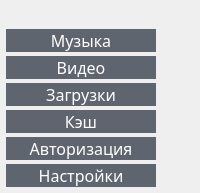
          <widget class="QWidget" name="burger_menu" native="true">
           <property name="sizePolicy">
            <sizepolicy hsizetype="Preferred" vsizetype="Preferred">
             <horstretch>0</horstretch>
             <verstretch>0</verstretch>
            </sizepolicy>
           </property>
           <property name="font">
            <font>
             <kerning>true</kerning>
            </font>
           </property>
           <property name="styleSheet">
            <string notr="true">QWidget#burger_menu
{
	
	background-color: rgb(47, 49, 54);
}</string>
           </property>
           <layout class="QVBoxLayout" name="verticalLayout">
            <property name="spacing">
             <number>4</number>
            </property>
            <property name="leftMargin">
             <number>6</number>
            </property>
            <property name="rightMargin">
             <number>3</number>
            </property>
            <property name="bottomMargin">
             <number>6</number>
            </property>
            <item>
             <widget class="QLabel" name="label_2">
              <property name="sizePolicy">
               <sizepolicy hsizetype="Preferred" vsizetype="Preferred">
                <horstretch>10</horstretch>
                <verstretch>0</verstretch>
               </sizepolicy>
              </property>
              <property name="maximumSize">
               <size>
                <width>150</width>
                <height>150</height>
               </size>
              </property>
              <property name="styleSheet">
               <string notr="true">QLabel#label_2
{
image: url(:/img/cat.png);
}</string>
              </property>
              <property name="text">
               <string/>
              </property>
             </widget>
            </item>
            <item>
             <widget class="QPushButton" name="pushButton_12">
              <property name="sizePolicy">
               <sizepolicy hsizetype="Minimum" vsizetype="Preferred">
                <horstretch>0</horstretch>
                <verstretch>0</verstretch>
               </sizepolicy>
              </property>
              <property name="minimumSize">
               <size>
                <width>10</width>
                <height>10</height>
               </size>
              </property>
              <property name="maximumSize">
               <size>
                <width>150</width>
                <height>50</height>
               </size>
              </property>
              <property name="palette">
               <palette>
                <active>
                 <colorrole role="Button">
                  <brush brushstyle="SolidPattern">
                   <color alpha="255">
                    <red>95</red>
                    <green>101</green>
                    <blue>111</blue>
                   </color>
                  </brush>
                 </colorrole>
                 <colorrole role="ButtonText">
                  <brush brushstyle="SolidPattern">
                   <color alpha="255">
                    <red>255</red>
                    <green>255</green>
                    <blue>255</blue>
                   </color>
                  </brush>
                 </colorrole>
                 <colorrole role="Base">
                  <brush brushstyle="SolidPattern">
                   <color alpha="255">
                    <red>95</red>
                    <green>101</green>
                    <blue>111</blue>
                   </color>
                  </brush>
                 </colorrole>
                 <colorrole role="Window">
                  <brush brushstyle="SolidPattern">
                   <color alpha="255">
                    <red>95</red>
                    <green>101</green>
                    <blue>111</blue>
                   </color>
                  </brush>
                 </colorrole>
                </active>
                <inactive>
                 <colorrole role="Button">
                  <brush brushstyle="SolidPattern">
                   <color alpha="255">
                    <red>95</red>
                    <green>101</green>
                    <blue>111</blue>
                   </color>
                  </brush>
                 </colorrole>
                 <colorrole role="ButtonText">
                  <brush brushstyle="SolidPattern">
                   <color alpha="255">
                    <red>255</red>
                    <green>255</green>
                    <blue>255</blue>
                   </color>
                  </brush>
                 </colorrole>
                 <colorrole role="Base">
                  <brush brushstyle="SolidPattern">
                   <color alpha="255">
                    <red>95</red>
                    <green>101</green>
                    <blue>111</blue>
                   </color>
                  </brush>
                 </colorrole>
                 <colorrole role="Window">
                  <brush brushstyle="SolidPattern">
                   <color alpha="255">
                    <red>95</red>
                    <green>101</green>
                    <blue>111</blue>
                   </color>
                  </brush>
                 </colorrole>
                </inactive>
                <disabled>
                 <colorrole role="Button">
                  <brush brushstyle="SolidPattern">
                   <color alpha="255">
                    <red>95</red>
                    <green>101</green>
                    <blue>111</blue>
                   </color>
                  </brush>
                 </colorrole>
                 <colorrole role="ButtonText">
                  <brush brushstyle="SolidPattern">
                   <color alpha="255">
                    <red>120</red>
                    <green>120</green>
                    <blue>120</blue>
                   </color>
                  </brush>
                 </colorrole>
                 <colorrole role="Base">
                  <brush brushstyle="SolidPattern">
                   <color alpha="255">
                    <red>95</red>
                    <green>101</green>
                    <blue>111</blue>
                   </color>
                  </brush>
                 </colorrole>
                 <colorrole role="Window">
                  <brush brushstyle="SolidPattern">
                   <color alpha="255">
                    <red>95</red>
                    <green>101</green>
                    <blue>111</blue>
                   </color>
                  </brush>
                 </colorrole>
                </disabled>
               </palette>
              </property>
              <property name="font">
               <font>
                <family>Calibri Light</family>
                <pointsize>12</pointsize>
                <weight>50</weight>
                <bold>false</bold>
               </font>
              </property>
              <property name="styleSheet">
               <string notr="true">QPushButton#pushButton_12
{
	background-color: rgb(95, 101, 111);
	border-radius:0px; 
	border: 0px;
}
QPushButton#pushButton_12:hover
{
	background-color: rgb(130, 138, 151);
	border-radius:0px; 
	border: 0px;
}</string>
              </property>
              <property name="text">
               <string>Музыка</string>
              </property>
             </widget>
            </item>
            <item>
             <widget class="QPushButton" name="pushButton_13">
              <property name="sizePolicy">
               <sizepolicy hsizetype="Minimum" vsizetype="Preferred">
                <horstretch>0</horstretch>
                <verstretch>0</verstretch>
               </sizepolicy>
              </property>
              <property name="maximumSize">
               <size>
                <width>150</width>
                <height>50</height>
               </size>
              </property>
              <property name="palette">
               <palette>
                <active>
                 <colorrole role="Button">
                  <brush brushstyle="SolidPattern">
                   <color alpha="255">
                    <red>95</red>
                    <green>101</green>
                    <blue>111</blue>
                   </color>
                  </brush>
                 </colorrole>
                 <colorrole role="ButtonText">
                  <brush brushstyle="SolidPattern">
                   <color alpha="255">
                    <red>255</red>
                    <green>255</green>
                    <blue>255</blue>
                   </color>
                  </brush>
                 </colorrole>
                 <colorrole role="Base">
                  <brush brushstyle="SolidPattern">
                   <color alpha="255">
                    <red>95</red>
                    <green>101</green>
                    <blue>111</blue>
                   </color>
                  </brush>
                 </colorrole>
                 <colorrole role="Window">
                  <brush brushstyle="SolidPattern">
                   <color alpha="255">
                    <red>95</red>
                    <green>101</green>
                    <blue>111</blue>
                   </color>
                  </brush>
                 </colorrole>
                </active>
                <inactive>
                 <colorrole role="Button">
                  <brush brushstyle="SolidPattern">
                   <color alpha="255">
                    <red>95</red>
                    <green>101</green>
                    <blue>111</blue>
                   </color>
                  </brush>
                 </colorrole>
                 <colorrole role="ButtonText">
                  <brush brushstyle="SolidPattern">
                   <color alpha="255">
                    <red>255</red>
                    <green>255</green>
                    <blue>255</blue>
                   </color>
                  </brush>
                 </colorrole>
                 <colorrole role="Base">
                  <brush brushstyle="SolidPattern">
                   <color alpha="255">
                    <red>95</red>
                    <green>101</green>
                    <blue>111</blue>
                   </color>
                  </brush>
                 </colorrole>
                 <colorrole role="Window">
                  <brush brushstyle="SolidPattern">
                   <color alpha="255">
                    <red>95</red>
                    <green>101</green>
                    <blue>111</blue>
                   </color>
                  </brush>
                 </colorrole>
                </inactive>
                <disabled>
                 <colorrole role="Button">
                  <brush brushstyle="SolidPattern">
                   <color alpha="255">
                    <red>95</red>
                    <green>101</green>
                    <blue>111</blue>
                   </color>
                  </brush>
                 </colorrole>
                 <colorrole role="ButtonText">
                  <brush brushstyle="SolidPattern">
                   <color alpha="255">
                    <red>120</red>
                    <green>120</green>
                    <blue>120</blue>
                   </color>
                  </brush>
                 </colorrole>
                 <colorrole role="Base">
                  <brush brushstyle="SolidPattern">
                   <color alpha="255">
                    <red>95</red>
                    <green>101</green>
                    <blue>111</blue>
                   </color>
                  </brush>
                 </colorrole>
                 <colorrole role="Window">
                  <brush brushstyle="SolidPattern">
                   <color alpha="255">
                    <red>95</red>
                    <green>101</green>
                    <blue>111</blue>
                   </color>
                  </brush>
                 </colorrole>
                </disabled>
               </palette>
              </property>
              <property name="font">
               <font>
                <family>Calibri Light</family>
                <pointsize>12</pointsize>
               </font>
              </property>
              <property name="styleSheet">
               <string notr="true">QPushButton#pushButton_13
{
	background-color: rgb(95, 101, 111);
	border-radius:0px; 
	border: 0px;
}
QPushButton#pushButton_13:hover
{
	background-color: rgb(130, 138, 151);
	border-radius:0px; 
	border: 0px;
}</string>
              </property>
              <property name="text">
               <string>Видео</string>
              </property>
             </widget>
            </item>
            <item>
             <widget class="QPushButton" name="pushButton_11">
              <property name="sizePolicy">
               <sizepolicy hsizetype="Minimum" vsizetype="Preferred">
                <horstretch>0</horstretch>
                <verstretch>0</verstretch>
               </sizepolicy>
              </property>
              <property name="maximumSize">
               <size>
                <width>150</width>
                <height>50</height>
               </size>
              </property>
              <property name="palette">
               <palette>
                <active>
                 <colorrole role="Button">
                  <brush brushstyle="SolidPattern">
                   <color alpha="255">
                    <red>95</red>
                    <green>101</green>
                    <blue>111</blue>
                   </color>
                  </brush>
                 </colorrole>
                 <colorrole role="ButtonText">
                  <brush brushstyle="SolidPattern">
                   <color alpha="255">
                    <red>255</red>
                    <green>255</green>
                    <blue>255</blue>
                   </color>
                  </brush>
                 </colorrole>
                 <colorrole role="Base">
                  <brush brushstyle="SolidPattern">
                   <color alpha="255">
                    <red>95</red>
                    <green>101</green>
                    <blue>111</blue>
                   </color>
                  </brush>
                 </colorrole>
                 <colorrole role="Window">
                  <brush brushstyle="SolidPattern">
                   <color alpha="255">
                    <red>95</red>
                    <green>101</green>
                    <blue>111</blue>
                   </color>
                  </brush>
                 </colorrole>
                </active>
                <inactive>
                 <colorrole role="Button">
                  <brush brushstyle="SolidPattern">
                   <color alpha="255">
                    <red>95</red>
                    <green>101</green>
                    <blue>111</blue>
                   </color>
                  </brush>
                 </colorrole>
                 <colorrole role="ButtonText">
                  <brush brushstyle="SolidPattern">
                   <color alpha="255">
                    <red>255</red>
                    <green>255</green>
                    <blue>255</blue>
                   </color>
                  </brush>
                 </colorrole>
                 <colorrole role="Base">
                  <brush brushstyle="SolidPattern">
                   <color alpha="255">
                    <red>95</red>
                    <green>101</green>
                    <blue>111</blue>
                   </color>
                  </brush>
                 </colorrole>
                 <colorrole role="Window">
                  <brush brushstyle="SolidPattern">
                   <color alpha="255">
                    <red>95</red>
                    <green>101</green>
                    <blue>111</blue>
                   </color>
                  </brush>
                 </colorrole>
                </inactive>
                <disabled>
                 <colorrole role="Button">
                  <brush brushstyle="SolidPattern">
                   <color alpha="255">
                    <red>95</red>
                    <green>101</green>
                    <blue>111</blue>
                   </color>
                  </brush>
                 </colorrole>
                 <colorrole role="ButtonText">
                  <brush brushstyle="SolidPattern">
                   <color alpha="255">
                    <red>120</red>
                    <green>120</green>
                    <blue>120</blue>
                   </color>
                  </brush>
                 </colorrole>
                 <colorrole role="Base">
                  <brush brushstyle="SolidPattern">
                   <color alpha="255">
                    <red>95</red>
                    <green>101</green>
                    <blue>111</blue>
                   </color>
                  </brush>
                 </colorrole>
                 <colorrole role="Window">
                  <brush brushstyle="SolidPattern">
                   <color alpha="255">
                    <red>95</red>
                    <green>101</green>
                    <blue>111</blue>
                   </color>
                  </brush>
                 </colorrole>
                </disabled>
               </palette>
              </property>
              <property name="font">
               <font>
                <family>Calibri Light</family>
                <pointsize>12</pointsize>
               </font>
              </property>
              <property name="styleSheet">
               <string notr="true">QPushButton#pushButton_11
{
	background-color: rgb(95, 101, 111);
	border-radius:0px; 
	border: 0px;
}
QPushButton#pushButton_11:hover
{
	background-color: rgb(130, 138, 151);
	border-radius:0px; 
	border: 0px;
}</string>
              </property>
              <property name="text">
               <string>Загрузки</string>
              </property>
             </widget>
            </item>
            <item>
             <widget class="QPushButton" name="pushButton_16">
              <property name="sizePolicy">
               <sizepolicy hsizetype="Minimum" vsizetype="Preferred">
                <horstretch>0</horstretch>
                <verstretch>0</verstretch>
               </sizepolicy>
              </property>
              <property name="maximumSize">
               <size>
                <width>150</width>
                <height>50</height>
               </size>
              </property>
              <property name="palette">
               <palette>
                <active>
                 <colorrole role="Button">
                  <brush brushstyle="SolidPattern">
                   <color alpha="255">
                    <red>95</red>
                    <green>101</green>
                    <blue>111</blue>
                   </color>
                  </brush>
                 </colorrole>
                 <colorrole role="ButtonText">
                  <brush brushstyle="SolidPattern">
                   <color alpha="255">
                    <red>255</red>
                    <green>255</green>
                    <blue>255</blue>
                   </color>
                  </brush>
                 </colorrole>
                 <colorrole role="Base">
                  <brush brushstyle="SolidPattern">
                   <color alpha="255">
                    <red>95</red>
                    <green>101</green>
                    <blue>111</blue>
                   </color>
                  </brush>
                 </colorrole>
                 <colorrole role="Window">
                  <brush brushstyle="SolidPattern">
                   <color alpha="255">
                    <red>95</red>
                    <green>101</green>
                    <blue>111</blue>
                   </color>
                  </brush>
                 </colorrole>
                </active>
                <inactive>
                 <colorrole role="Button">
                  <brush brushstyle="SolidPattern">
                   <color alpha="255">
                    <red>95</red>
                    <green>101</green>
                    <blue>111</blue>
                   </color>
                  </brush>
                 </colorrole>
                 <colorrole role="ButtonText">
                  <brush brushstyle="SolidPattern">
                   <color alpha="255">
                    <red>255</red>
                    <green>255</green>
                    <blue>255</blue>
                   </color>
                  </brush>
                 </colorrole>
                 <colorrole role="Base">
                  <brush brushstyle="SolidPattern">
                   <color alpha="255">
                    <red>95</red>
                    <green>101</green>
                    <blue>111</blue>
                   </color>
                  </brush>
                 </colorrole>
                 <colorrole role="Window">
                  <brush brushstyle="SolidPattern">
                   <color alpha="255">
                    <red>95</red>
                    <green>101</green>
                    <blue>111</blue>
                   </color>
                  </brush>
                 </colorrole>
                </inactive>
                <disabled>
                 <colorrole role="Button">
                  <brush brushstyle="SolidPattern">
                   <color alpha="255">
                    <red>95</red>
                    <green>101</green>
                    <blue>111</blue>
                   </color>
                  </brush>
                 </colorrole>
                 <colorrole role="ButtonText">
                  <brush brushstyle="SolidPattern">
                   <color alpha="255">
                    <red>120</red>
                    <green>120</green>
                    <blue>120</blue>
                   </color>
                  </brush>
                 </colorrole>
                 <colorrole role="Base">
                  <brush brushstyle="SolidPattern">
                   <color alpha="255">
                    <red>95</red>
                    <green>101</green>
                    <blue>111</blue>
                   </color>
                  </brush>
                 </colorrole>
                 <colorrole role="Window">
                  <brush brushstyle="SolidPattern">
                   <color alpha="255">
                    <red>95</red>
                    <green>101</green>
                    <blue>111</blue>
                   </color>
                  </brush>
                 </colorrole>
                </disabled>
               </palette>
              </property>
              <property name="font">
               <font>
                <family>Calibri Light</family>
                <pointsize>12</pointsize>
               </font>
              </property>
              <property name="styleSheet">
               <string notr="true">QPushButton#pushButton_16
{
	background-color: rgb(95, 101, 111);
	border-radius:0px; 
	border: 0px;
}
QPushButton#pushButton_16:hover
{
	background-color: rgb(130, 138, 151);
	border-radius:0px; 
	border: 0px;
}</string>
              </property>
              <property name="text">
               <string>Кэш</string>
              </property>
             </widget>
            </item>
            <item>
             <widget class="QPushButton" name="pushButton_15">
              <property name="sizePolicy">
               <sizepolicy hsizetype="Minimum" vsizetype="Preferred">
                <horstretch>0</horstretch>
                <verstretch>0</verstretch>
               </sizepolicy>
              </property>
              <property name="maximumSize">
               <size>
                <width>150</width>
                <height>50</height>
               </size>
              </property>
              <property name="palette">
               <palette>
                <active>
                 <colorrole role="Button">
                  <brush brushstyle="SolidPattern">
                   <color alpha="255">
                    <red>95</red>
                    <green>101</green>
                    <blue>111</blue>
                   </color>
                  </brush>
                 </colorrole>
                 <colorrole role="ButtonText">
                  <brush brushstyle="SolidPattern">
                   <color alpha="255">
                    <red>255</red>
                    <green>255</green>
                    <blue>255</blue>
                   </color>
                  </brush>
                 </colorrole>
                 <colorrole role="Base">
                  <brush brushstyle="SolidPattern">
                   <color alpha="255">
                    <red>95</red>
                    <green>101</green>
                    <blue>111</blue>
                   </color>
                  </brush>
                 </colorrole>
                 <colorrole role="Window">
                  <brush brushstyle="SolidPattern">
                   <color alpha="255">
                    <red>95</red>
                    <green>101</green>
                    <blue>111</blue>
                   </color>
                  </brush>
                 </colorrole>
                </active>
                <inactive>
                 <colorrole role="Button">
                  <brush brushstyle="SolidPattern">
                   <color alpha="255">
                    <red>95</red>
                    <green>101</green>
                    <blue>111</blue>
                   </color>
                  </brush>
                 </colorrole>
                 <colorrole role="ButtonText">
                  <brush brushstyle="SolidPattern">
                   <color alpha="255">
                    <red>255</red>
                    <green>255</green>
                    <blue>255</blue>
                   </color>
                  </brush>
                 </colorrole>
                 <colorrole role="Base">
                  <brush brushstyle="SolidPattern">
                   <color alpha="255">
                    <red>95</red>
                    <green>101</green>
                    <blue>111</blue>
                   </color>
                  </brush>
                 </colorrole>
                 <colorrole role="Window">
                  <brush brushstyle="SolidPattern">
                   <color alpha="255">
                    <red>95</red>
                    <green>101</green>
                    <blue>111</blue>
                   </color>
                  </brush>
                 </colorrole>
                </inactive>
                <disabled>
                 <colorrole role="Button">
                  <brush brushstyle="SolidPattern">
                   <color alpha="255">
                    <red>95</red>
                    <green>101</green>
                    <blue>111</blue>
                   </color>
                  </brush>
                 </colorrole>
                 <colorrole role="ButtonText">
                  <brush brushstyle="SolidPattern">
                   <color alpha="255">
                    <red>120</red>
                    <green>120</green>
                    <blue>120</blue>
                   </color>
                  </brush>
                 </colorrole>
                 <colorrole role="Base">
                  <brush brushstyle="SolidPattern">
                   <color alpha="255">
                    <red>95</red>
                    <green>101</green>
                    <blue>111</blue>
                   </color>
                  </brush>
                 </colorrole>
                 <colorrole role="Window">
                  <brush brushstyle="SolidPattern">
                   <color alpha="255">
                    <red>95</red>
                    <green>101</green>
                    <blue>111</blue>
                   </color>
                  </brush>
                 </colorrole>
                </disabled>
               </palette>
              </property>
              <property name="font">
               <font>
                <family>Calibri Light</family>
                <pointsize>12</pointsize>
               </font>
              </property>
              <property name="styleSheet">
               <string notr="true">QPushButton#pushButton_15
{
	background-color: rgb(95, 101, 111);
	border-radius:0px; 
	border: 0px;
}
QPushButton#pushButton_15:hover
{
	background-color: rgb(130, 138, 151);
	border-radius:0px; 
	border: 0px;
}</string>
              </property>
              <property name="text">
               <string> Авторизация </string>
              </property>
             </widget>
            </item>
            <item>
             <widget class="QPushButton" name="pushButton_17">
              <property name="sizePolicy">
               <sizepolicy hsizetype="Minimum" vsizetype="Preferred">
                <horstretch>0</horstretch>
                <verstretch>0</verstretch>
               </sizepolicy>
              </property>
              <property name="maximumSize">
               <size>
                <width>150</width>
                <height>50</height>
               </size>
              </property>
              <property name="palette">
               <palette>
                <active>
                 <colorrole role="Button">
                  <brush brushstyle="SolidPattern">
                   <color alpha="255">
                    <red>95</red>
                    <green>101</green>
                    <blue>111</blue>
                   </color>
                  </brush>
                 </colorrole>
                 <colorrole role="ButtonText">
                  <brush brushstyle="SolidPattern">
                   <color alpha="255">
                    <red>255</red>
                    <green>255</green>
                    <blue>255</blue>
                   </color>
                  </brush>
                 </colorrole>
                 <colorrole role="Base">
                  <brush brushstyle="SolidPattern">
                   <color alpha="255">
                    <red>95</red>
                    <green>101</green>
                    <blue>111</blue>
                   </color>
                  </brush>
                 </colorrole>
                 <colorrole role="Window">
                  <brush brushstyle="SolidPattern">
                   <color alpha="255">
                    <red>95</red>
                    <green>101</green>
                    <blue>111</blue>
                   </color>
                  </brush>
                 </colorrole>
                </active>
                <inactive>
                 <colorrole role="Button">
                  <brush brushstyle="SolidPattern">
                   <color alpha="255">
                    <red>95</red>
                    <green>101</green>
                    <blue>111</blue>
                   </color>
                  </brush>
                 </colorrole>
                 <colorrole role="ButtonText">
                  <brush brushstyle="SolidPattern">
                   <color alpha="255">
                    <red>255</red>
                    <green>255</green>
                    <blue>255</blue>
                   </color>
                  </brush>
                 </colorrole>
                 <colorrole role="Base">
                  <brush brushstyle="SolidPattern">
                   <color alpha="255">
                    <red>95</red>
                    <green>101</green>
                    <blue>111</blue>
                   </color>
                  </brush>
                 </colorrole>
                 <colorrole role="Window">
                  <brush brushstyle="SolidPattern">
                   <color alpha="255">
                    <red>95</red>
                    <green>101</green>
                    <blue>111</blue>
                   </color>
                  </brush>
                 </colorrole>
                </inactive>
                <disabled>
                 <colorrole role="Button">
                  <brush brushstyle="SolidPattern">
                   <color alpha="255">
                    <red>95</red>
                    <green>101</green>
                    <blue>111</blue>
                   </color>
                  </brush>
                 </colorrole>
                 <colorrole role="ButtonText">
                  <brush brushstyle="SolidPattern">
                   <color alpha="255">
                    <red>120</red>
                    <green>120</green>
                    <blue>120</blue>
                   </color>
                  </brush>
                 </colorrole>
                 <colorrole role="Base">
                  <brush brushstyle="SolidPattern">
                   <color alpha="255">
                    <red>95</red>
                    <green>101</green>
                    <blue>111</blue>
                   </color>
                  </brush>
                 </colorrole>
                 <colorrole role="Window">
                  <brush brushstyle="SolidPattern">
                   <color alpha="255">
                    <red>95</red>
                    <green>101</green>
                    <blue>111</blue>
                   </color>
                  </brush>
                 </colorrole>
                </disabled>
               </palette>
              </property>
              <property name="font">
               <font>
                <family>Calibri Light</family>
                <pointsize>12</pointsize>
               </font>
              </property>
              <property name="styleSheet">
               <string notr="true">QPushButton#pushButton_17
{
	background-color: rgb(95, 101, 111);
	border-radius:0px; 
	border: 0px;
}
QPushButton#pushButton_17:hover
{
	background-color: rgb(130, 138, 151);
	border-radius:0px; 
	border: 0px;
}</string>
              </property>
              <property name="text">
               <string>Настройки</string>
              </property>
             </widget>
            </item>
           </layout>
          </widget>
